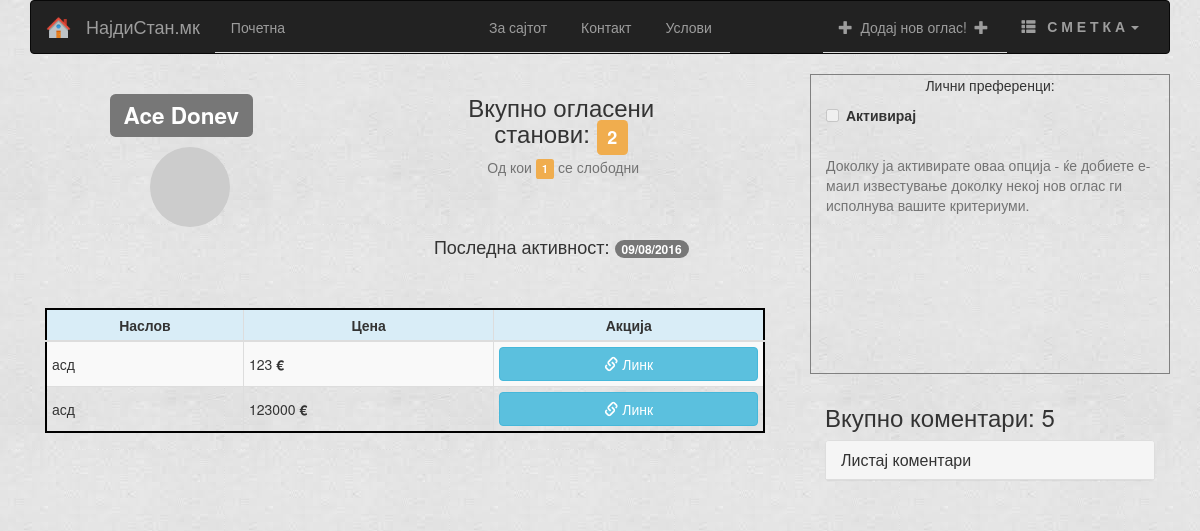
The app's page /user/6 with its own data.
### app/models.py (models this page shows, shortened)
class Users(db.Model):
    userId = db.Column(db.Integer, primary_key=True)
    fullName = db.Column(db.String(100), index=True)
    email = db.Column(db.String(120), index=True, unique=True)
    password = db.Column(db.String(32))
    telNumber = db.Column(db.String(30))
    regIP = db.Column(db.String(20))
    regDate = db.Column(db.DateTime)
    lastSeen = db.Column(db.DateTime)
    isAdmin = db.Column(db.Boolean, default=False)
    interestedIn = db.Column(db.String(120))
    condosOwned = db.relationship('Condo', backref='condoOwner', lazy='dynamic')
    commentsOwned = db.relationship('Comment', backref='commentOwner', lazy='dynamic')
    reportedUser = db.relationship('Reports', backref='userReported', lazy='dynamic')
    def avatar(self, size):
        return 'https://www.gravatar.com/avatar/%s?d=wavatar&s=%d&' % (md5(self.email.lower().encode('utf-8')).hexdigest(), size)

class Condo(db.Model):
    condoId = db.Column(db.Integer, primary_key=True)
    title = db.Column(db.String(30))
    description = db.Column(db.String(150))
    city = db.Column(db.String(30))
    area = db.Column(db.String(30), nullable=True)
    address = db.Column(db.String(80))
    price = db.Column(db.Integer)
    quadrature = db.Column(db.Integer)
    rooms = db.Column(db.Integer)
    floor = db.Column(db.Integer)
    timestamp = db.Column(db.DateTime)
    timesVisited = db.Column(db.Integer)
    available = db.Column(db.Boolean, default=True)
    isApproved = db.Column(db.Boolean, default=False)
    types = db.Column(db.Boolean, default=False)
    user_id = db.Column(db.Integer, db.ForeignKey('users.userId'))
    comsPerCondo = db.relationship('Comment', backref='commentsPerCondo', lazy='dynamic')
    imgsPerCondo = db.relationship('Images', backref='imagesPerCondo', lazy='dynamic')
    actedOn = db.Column(db.Boolean, default=False)

### app/views.py (the view)
@app.route('/user/<userid>')
def user(userid):
    if not userid.isdigit():
        flash('Внесете број после \'user/\', не карактери !')
        return redirect(url_for('index'))
    cuser = Users.query.filter_by(userId=userid).first()
    if cuser is None:
        flash('Не постои таков корисник')
        return redirect(url_for('index'))
    form = ListingForm()
    boolCurrentUser = True
    if g.user.is_authenticated:
        if cuser.userId is not g.user.userId:
            boolCurrentUser = False
        else:
            return redirect(url_for('profile'))
    else:
        boolCurrentUser = False
    allCondos = cuser.condosOwned.order_by(Condo.timestamp.desc()).all()
    allComments = cuser.commentsOwned.order_by(Comment.commTimeStamp.desc()).all()
    freeCondos = len(cuser.condosOwned.filter(Condo.available == 1).order_by(Condo.timestamp.desc()).all())
    return render_template('profile.html',
                           form=form,
                           user=cuser,
                           title='Профил',
                           condos=allCondos,
                           comments=allComments,
                           bol=boolCurrentUser,
                           freeCondos=freeCondos
                           )

### app/forms.py
class ListingForm(FlaskForm):
    title = StringField('Наслов', validators=[DataRequired(message='Задолжително поле'), Length(min=2, max=100, message='Насловот мора да биде од 2 до 100 карактери')])
    description = TextAreaField('Опис')
    city = SelectField('Град', choices=CITIES, default='Скопје')
    area = SelectField('Регион', choices=SK_AREA, default='Центар')
    areas = SelectField('Регион', choices=SK_AREA[1:], default='Центар')
    address = StringField('Адреса')
    quadrature = SelectField('Квадратура', choices=[(q, q) for q in QUADRATURES], default='100')
    rooms = SelectField('Број на соби', choices=[(r, r) for r in ROOMS], default='5')
    floor = SelectField('Кат', choices=[(f, f) for f in FLOOR], default='3')
    price = StringField('Цена во Евра', validators=[DataRequired(message='Задолжително поле'), Length(min=1, max=9, message='Внесете цел број')])
    file = FileField('Прикачи слики', render_kw={"multiple":""}, validators=[DataRequired(message='Задолжително поле')])
    available = SelectField('Статус', choices=[(k, v) for k,v in CONDO_STATUS], default='1')
    condoType = SelectField('Тип на оглас', choices=[(k, v) for k, v in CONDO_TYPE], default='0')

### app/momentjs.py (called while the page is built)
    def render(self, format):
        return Markup("<script>\ndocument.write(moment(\"%s\").%s);\n</script>" % (self.timestamp.strftime("%Y-%m-%dT%H:%M:%S Z"), format))

    def calendar(self):
        return self.render("calendar()")

    def fromNow(self):
        return self.render("fromNow()")

### app/views.py (called while the page is built)
@app.before_request
def before_request():
    g.user = current_user
    if g.user.is_authenticated:
        g.user.lastSeen = datetime.datetime.utcnow()
        db.session.add(g.user)
        db.session.commit()

### app/templates/profile.html (shortened to what this page needs)
{% extends 'base.html' %}
{% import 'macros.html' as macros %}
{% block content %}
     <div class="row">
        <div class="col-md-8 col-md-offset-0 col-lg-8 col-lg-offset-0">
            <div class="col-md-6 col-lg-6" style="margin-bottom: 30px; padding-left: 80px;">
                <h2><span class="label label-default text-center">{{user.fullName}}</span></h2>
                <img src="{{ user.avatar(128) }}" class="img-circle" style="margin-left: 40px; margin-top: 10px;">
            </div>
            <div class="col-md-5 col-lg-5 " >
                <h3 align="center">Вкупно огласени станови: <span class="label label-warning">{{condos|count}}</span></h3>
                <span class="help-block text-center">&nbsp;Од кои <span class="label label-warning">{{freeCondos}}</span> се слободни </span>
                <br>
                 <br>
                <h4 align="center">Последна активност: <span class="badge">{{momentjs(user.lastSeen).calendar()}}</span></h4>
                <br> <br>
            </div>
            <div class="col-md-12 col-md-offset-0 col-lg-12 col-lg-offset-0" style="margin-bottom: 50px;">
                 <div class="table-responsive">
                 <table class="table table-striped table-hover table-bordered table-condensed"  >
                     {% if condos %}
                    <thead>
                      <tr class="info" >
                        <th>Наслов</th>
                        <th style="min-width: 80px;">Цена</th>
                        <th>Акција</th>
                      </tr>
                    </thead>
                    <tbody>
                    {% for condo in condos %}
                        <div class="btn-group btn-group-justified">
                        <tr>
                            <td>{{condo.title}}</td>
                            <td>{{condo.price}}<b> €</b></td>
                            <td>
                                <a href="/listing/preview/{{condo.condoId}}" class="btn btn-primary btn-info btn-small btn-block" target="_blank">
                                    <span class="glyphicon glyphicon-link"></span>&nbsp;Линк
                                </a>
                            </td>
                             </div>
                    {% endfor %}
                    </tbody>
                {% else %}
                     {% if bol %}
                        <p class="text-center">Немате објавено станови. Кликнете „<b><a href="/listing/new">Додај нов оглас!“ за да креирате</a></b>.</p>
                     {% else %}
                        <p class="text-center">Корисникот нема објавено станови.</p>
                     {% endif %}
                {% endif %}
                 </table>
                </div>
         </div>
         </div>
         <div class="col-md-4 col-md-offset-0 col-lg-4 col-lg-offset-0" >
         {% if bol %}
             <div class="col-md-12 col-lg-12" style="min-height: 300px; border: 1px solid gray;">
                  <p class="text-center">Лични преференци:</p>
                 <div class="checkbox-inline" style="text-align: center; margin-bottom: 20px;">
                     {% if user.interestedIn.split('-')[0] == '1' %}
                        <input type="checkbox" id="cbx" value="" checked ><label id="lbl" class="text-center">Активирано</label>
                     {% else %}
                        <input type="checkbox" id="cbx" value="" ><label id="lbl" class="text-center">Активирај</label>
                     {% endif %}
                 </div>
                 <span id="spn" class="help-block">Доколку ја активирате оваа опција - ќе добиете е-маил известување доколку некој нов оглас ги исполнува вашите критериуми.</span>
                <br>
                 <div id="personalPref" style="display: none;">
                     {% call macros.render_form_other(form, action_url=url_for('profile'), action_text='',  class_='form-horizontal') %}
                        {{ macros.render_field_inline_price_oddo(form.price, value=user.interestedIn.split('-')[4]) }}
                        {{ macros.render_field_inline(form.condoType, value=user.interestedIn.split('-')[3]) }}
                        {{ macros.render_field_inline(form.city, value=user.interestedIn.split('-')[1]) }}
                        {{ macros.render_field_inline(form.areas, value=user.interestedIn.split('-')[2]) }}
                        <input type="hidden" name="userid" id="userid" value="{{user.userId}}">
                        <input type="hidden" name="dooVal" id="dooVal" value="{{user.interestedIn.split('-')[5]}}">
                    {% endcall %}
                        <div class="form-group">
                             <button type="button" id="savePref" class="btn btn-primary btn-block" >Зачувај</button>
                        </div>
                 </div>
             </div>
          </div>
         {% else %}
                <div class="col-md-12 col-lg-12" style="min-height: 300px; border: 1px solid gray;">
                  <p class="text-center">Лични преференци:</p>
                 <div class="checkbox-inline" style="text-align: center; margin-bottom: 20px;">
                     {% if user.interestedIn.split('-')[0] == '1' %}
                        <input type="checkbox" id="cbx" value="" checked disabled ><label id="lbl" class="text-center">Активирано</label>
                     {% else %}
                        <input type="checkbox" id="cbx" value="" disabled ><label id="lbl" class="text-center">Активирај</label>
                     {% endif %}
                 </div>
                 <span id="spn" class="help-block">Доколку ја активирате оваа опција - ќе добиете е-маил известување доколку некој нов оглас ги исполнува вашите критериуми.</span>
                <br>
                </div>
        {% endif %}
                <div class="col-md-12 col-lg-12" style="margin-top: 10px;">
                      <h3>Вкупно коментари: {{comments|count}}</h3>
                      <div class="panel-group">
                        <div class="panel panel-default">
                          <div class="panel-heading">
                            <h4 class="panel-title">
                              <a data-toggle="collapse" href="#collapse1">Листај коментари</a>
                            </h4>
                          </div>
                        </div>
                      </div>
                 </div>
    </div>
     </div>
{% endblock %}

### app/templates/base.html (style rules this page uses)
body { background-image: url("../../../static/img/icons/bg.jpg"); }
th { text-align: center; }
td { vertical-align: middle !important; }
.table-bordered { border: 2px solid #000 !important; }

### records on screen
Users: fullName "Ace Donev"
Condo: title "асд", price "123"
Condo: title "асд", price "123000"

### other values on screen
{{ condos|count }} "2"
{{ freeCondos }} "1"
{{ comments|count }} "5"
